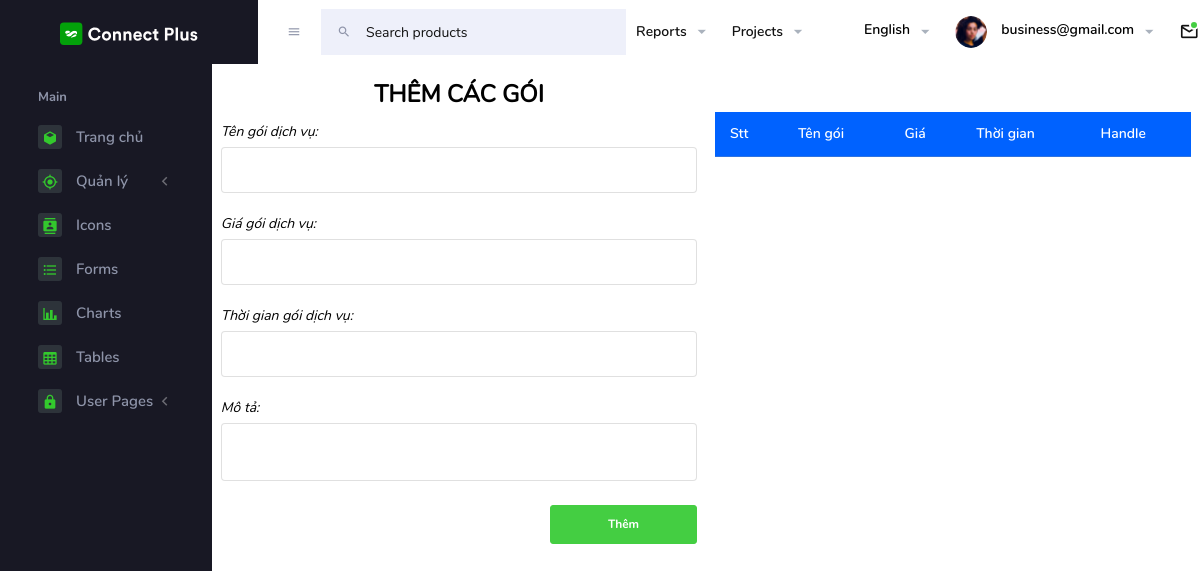
Page /admin/ADpackages.php (signed in) on the earlier database version.
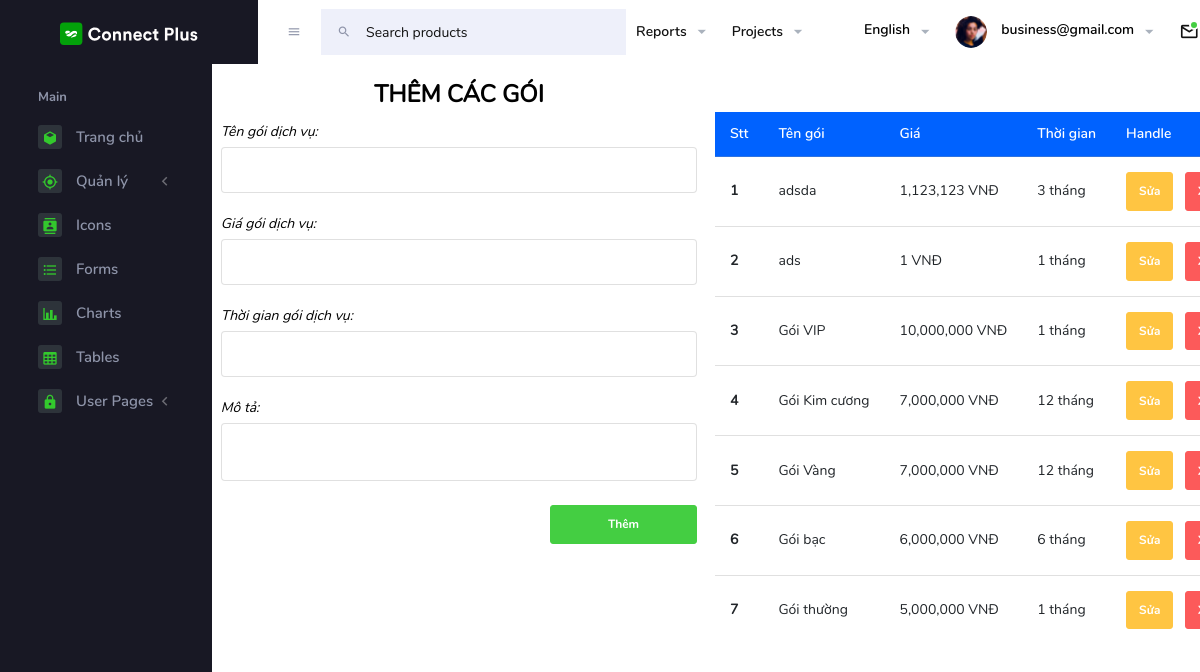
Same page on the later database version.
### tables this page shows
CREATE TABLE `packages` (
  `packageid` int(11) NOT NULL,
  `name` varchar(255) NOT NULL,
  `price` bigint(20) NOT NULL,
  `packagedate` int(255) NOT NULL,
  `description` text NOT NULL
);

### admin/ADpackages.php (the view)
<?php
include '../connect.php';
?>
<?php
include("./Template/headerAD.php");
include("./Template/navbarAD.php");
include("./Template/sidebarAD.php");
?>
<div class="container">
    <div class="row">
        <div class="col-md-6">
            <h2 class="text-center m-3 text-black text-uppercase">Thêm các gói</h2>
            <form action="./ADhandlepackage.php" method="post">
                <div class="form-group">
                    <label for="" class="text-black font-italic">Tên gói dịch vụ:</label>
                    <input type="text" name="namePackage" id="" class="form-control rounded">
                </div>
                <div class="form-group">
                    <label for="" class="text-black font-italic">Giá gói dịch vụ:</label>
                    <input type="text" name="pricePackage" id="" class="form-control rounded">
                </div>
                <div class="form-group">
                    <label for="" class="text-black font-italic">Thời gian gói dịch vụ:</label>
                    <input type="text" name="datePackage" id="" class="form-control rounded">
                </div>
                <div class="form-group">
                    <label for="" class="text-black font-italic">Mô tả:</label>
                    <textarea cols="30" name="descPackage" id="description" class="form-control rounded"></textarea>
                </div>
                <div class="form-group">
                    <div class="row">
                        <div class="col-4"></div>
                        <div class="col-4">
                        </div>
                        <div class="col-4">
                            <input type="submit" name="addPackage" value="Thêm" class="btn btn-success w-100">
                        </div>
                    </div>
                </div>
            </form>
        </div>
        <div class="col-md-6">
            <?php
            $sql = "SELECT * FROM packages   ORDER BY packageid DESC";
            $stmt = $conn->prepare($sql);
            $stmt->execute();
            $result = $stmt->get_result();
            ?>
            <table class="table mt-5">
                <thead>
                    <tr class="bg-primary text-white">
                        <th scope="col">Stt</th>
                        <th scope="col">Tên gói</th>
                        <th scope="col">Giá </th>
                        <th scope="col">Thời gian </th>
                        <th scope="col">Handle</th>
                    </tr>
                </thead>
                <tbody>
                    <?php
                    $i = 0;
                    while ($row = mysqli_fetch_array($result)) {
                        $i++;
                    ?>
                        <tr>
                            <th scope="row"><?php echo $i ?></th>
                            <td><?php echo $row['name'] ?></td>
                            <td><?php echo number_format($row['price']) . ' VNĐ' ?></td>
                            <td><?php echo $row['packagedate'] . ' tháng' ?></td>
                            <td>
                                <a href="" class="btn btn-warning">Sửa</a>
                                <a href="" class="btn btn-danger ml-2">Xóa</a>
                            </td>
                        </tr>
                    <?php
                    }
                    ?>
                </tbody>
            </table>
        </div>
    </div>
</div>
<?php
include("./Template/footerAD.php");
?>

### admin/Template/headerAD.php (shortened to what this page needs)
<!DOCTYPE html>
<html lang="en">
<head>
    <link rel="stylesheet" href="../admin/assets/vendors/mdi/css/materialdesignicons.min.css">
    <link rel="stylesheet" href="../admin/assets/vendors/flag-icon-css/css/flag-icon.min.css">
    <link rel="stylesheet" href="../admin/assets/vendors/css/vendor.bundle.base.css">
    <link rel="stylesheet" href="../admin/assets/vendors/font-awesome/css/font-awesome.min.css" />
    <link rel="stylesheet" href="../admin/assets/vendors/bootstrap-datepicker/bootstrap-datepicker.min.css">
    <link rel="stylesheet" href="../admin/assets/css/style.css">
</head>
<body>

### admin/Template/navbarAD.php (shortened to what this page needs)
<div class="container-scroller">
    <nav class="navbar default-layout-navbar col-lg-12 col-12 p-0 fixed-top d-flex flex-row">
        <div class="text-center navbar-brand-wrapper d-flex align-items-center justify-content-center">
            <a class="navbar-brand brand-logo" href="index.html"><img src="assets/images/logo.svg" alt="logo" /></a>
        </div>
        <div class="navbar-menu-wrapper d-flex align-items-stretch">
            <button class="navbar-toggler navbar-toggler align-self-center" type="button" data-toggle="minimize">
                <span class="mdi mdi-menu"></span>
            </button>
            <div class="search-field d-none d-xl-block">
                <form class="d-flex align-items-center h-100" action="#">
                    <div class="input-group">
                        <div class="input-group-prepend bg-transparent">
                            <i class="input-group-text border-0 mdi mdi-magnify"></i>
                        </div>
                        <input type="text" class="form-control bg-transparent border-0" placeholder="Search products">
                    </div>
                </form>
            </div>
            <ul class="navbar-nav navbar-nav-right">
                <li class="nav-item  dropdown d-none d-md-block">
                    <a class="nav-link dropdown-toggle" id="reportDropdown" href="#" data-toggle="dropdown" aria-expanded="false"> Reports </a>
                </li>
                <li class="nav-item  dropdown d-none d-md-block">
                    <a class="nav-link dropdown-toggle" id="projectDropdown" href="#" data-toggle="dropdown" aria-expanded="false"> Projects </a>
                </li>
                <li class="nav-item nav-language dropdown d-none d-md-block">
                    <a class="nav-link dropdown-toggle" id="languageDropdown" href="#" data-toggle="dropdown" aria-expanded="false">
                        <div class="nav-language-icon">
                            <i class="flag-icon flag-icon-us" title="us" id="us"></i>
                        </div>
                        <div class="nav-language-text">
                            <p class="mb-1 text-black">English</p>
                        </div>
                    </a>
                </li>
                <li class="nav-item nav-profile dropdown">
                    <a class="nav-link dropdown-toggle" id="profileDropdown" href="#" data-toggle="dropdown" aria-expanded="false">
                        <div class="nav-profile-img">
                            <img src="../admin/assets/images/faces/face28.png" alt="image">
                        </div>
                        <div class="nav-profile-text">
                            <p class="mb-1 text-black">
                                <?php
                                if (isset($_SESSION['admin'])) {
                                    echo $_SESSION['admin'];
                                } else if (isset($_SESSION['business'])) {
                                    echo $_SESSION['business'];
                                }
                                ?>
                            </p>
                        </div>
                    </a>
                </li>
                <li class="nav-item dropdown">
                    <a class="nav-link count-indicator dropdown-toggle" id="messageDropdown" href="#" data-toggle="dropdown" aria-expanded="false">
                        <i class="mdi mdi-email-outline"></i>
                        <span class="count-symbol bg-success"></span>
                    </a>
                </li>
            </ul>
        </div>
    </nav>

### admin/Template/sidebarAD.php (shortened to what this page needs)
<div class="container-fluid page-body-wrapper">
    <nav class="sidebar sidebar-offcanvas" id="sidebar">
        <ul class="nav">
            <li class="nav-item nav-category">Main</li>
            <li class="nav-item">
                <a class="nav-link" href="../admin/index.php">
                    <span class="icon-bg"><i class="mdi mdi-cube menu-icon"></i></span>
                    <span class="menu-title">Trang chủ</span>
                </a>
            </li>
            <li class="nav-item">
                <a class="nav-link" data-toggle="collapse" href="#ui-basic" aria-expanded="false" aria-controls="ui-basic">
                    <span class="icon-bg"><i class="mdi mdi-crosshairs-gps menu-icon"></i></span>
                    <span class="menu-title">Quản lý</span>
                    <i class="menu-arrow"></i>
                </a>
            </li>
            <li class="nav-item">
                <a class="nav-link" href="pages/icons/mdi.html">
                    <span class="icon-bg"><i class="mdi mdi-contacts menu-icon"></i></span>
                    <span class="menu-title">Icons</span>
                </a>
            </li>
            <li class="nav-item">
                <a class="nav-link" href="pages/forms/basic_elements.html">
                    <span class="icon-bg"><i class="mdi mdi-format-list-bulleted menu-icon"></i></span>
                    <span class="menu-title">Forms</span>
                </a>
            </li>
            <li class="nav-item">
                <a class="nav-link" href="pages/charts/chartjs.html">
                    <span class="icon-bg"><i class="mdi mdi-chart-bar menu-icon"></i></span>
                    <span class="menu-title">Charts</span>
                </a>
            </li>
            <li class="nav-item">
                <a class="nav-link" href="pages/tables/basic-table.html">
                    <span class="icon-bg"><i class="mdi mdi-table-large menu-icon"></i></span>
                    <span class="menu-title">Tables</span>
                </a>
            </li>
            <li class="nav-item">
                <a class="nav-link" data-toggle="collapse" href="#auth" aria-expanded="false" aria-controls="auth">
                    <span class="icon-bg"><i class="mdi mdi-lock menu-icon"></i></span>
                    <span class="menu-title">User Pages</span>
                    <i class="menu-arrow"></i>
                </a>
            </li>
        </ul>
    </nav>

### admin/Template/footerAD.php (shortened to what this page needs)
</div>
</body>
</html>

Differences in the rows shown:
added packages: name "adsda", price "1,123,123", packagedate "3"
added packages: name "ads", price "1", packagedate "1"
added packages: name "Gói VIP", price "10,000,000", packagedate "1"
added packages: name "Gói Kim cương", price "7,000,000", packagedate "12"
added packages: name "Gói Vàng", price "7,000,000", packagedate "12"
added packages: name "Gói bạc", price "6,000,000", packagedate "6"
added packages: name "Gói thường", price "5,000,000", packagedate "1"
